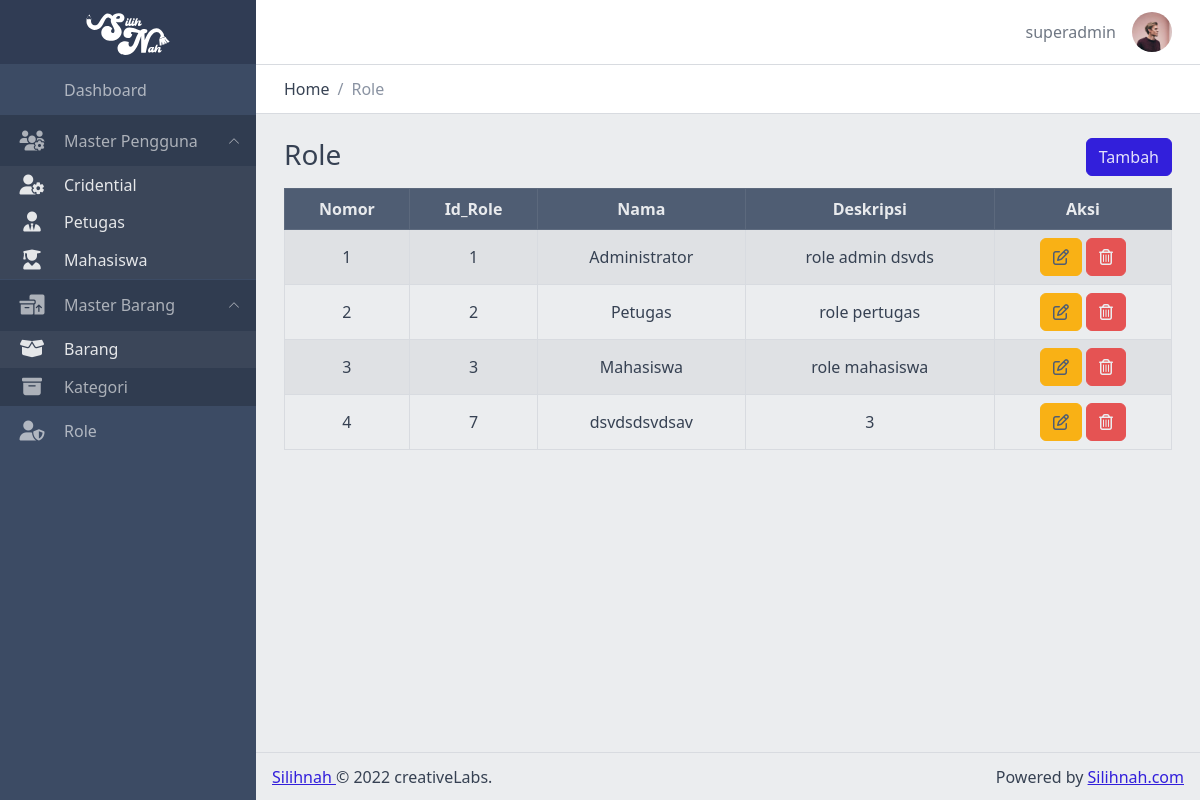
Screenshot of /views/admin/role/ (signed in) with the database file from the repository.
### tables this page shows
CREATE TABLE `role` (
  `id_role` int NOT NULL,
  `nama` varchar(100) NOT NULL,
  `deskripsi` text NOT NULL
);

### functions/connect.php (called while the page is built, shortened)
<?php
class Connect
{
    private $host = 'localhost';
    private $user = 'root';
    private $pass = '';
    private $db = 'silihnah';
    function __construct()
    {
        $this->conn = new mysqli($this->host, $this->user, $this->pass, $this->db);
    }
}

### functions/role.php (called while the page is built, shortened)
<?php
include 'connect.php';
class Role extends Connect
{
    public function getAlldata()
    {
        $query = "SELECT * FROM role";
        $result = mysqli_query($this->conn, $query);
        $data = [];
        while ($row = mysqli_fetch_assoc($result)) {
            $data[] = $row;
        }
        return $data;
    }
}

### views/admin/role/index.php (the view, shortened to what this page needs)
<?php
include '../../../functions/role.php';
$role = new Role();
$data = $role->getAllData();
$title = 'Role';
?>
<?php include('../../templates/header.php'); ?>
<div class="container-fluid">
    <div class="row justify-content-center">
        <div class="col">
            <h3>Role</h3>
        </div>
        <div class="col text-end">
            <button type="button" class="btn btn-primary" data-coreui-toggle="modal" data-coreui-target="#createModal">
                Tambah
            </button>
        </div>
    </div>
</div>
<div class="container-fluid table-responsive">
    <table id="data-table" class="table text-nowrap table-bordered table-striped text-center mt-2 align-middle">
        <thead class="table-dark">
            <tr>
                <th>Nomor</th>
                <th>Id_Role</th>
                <th>Nama</th>
                <th>Deskripsi</th>
                <th>Aksi</th>
            </tr>
        </thead>
        <tbody>
            <?php $no = 1; ?>
            <?php foreach ($data as $row) : ?>
                <tr>
                    <td><?= $no++; ?></td>
                    <td><?= $row['id_role'] ?></td>
                    <td><?= $row['nama'] ?></td>
                    <td><?= $row['deskripsi'] ?></td>
                    <td>
                        <button type="button" class="btn btn-warning text-dark" data-coreui-toggle="modal" data-coreui-target="#editModal<?= $row['id_role'] ?>">
                            <i class="fa-regular fa-pen-to-square"></i>
                        </button>
                        <button type="button" class="btn btn-danger text-light" data-coreui-toggle="modal" data-coreui-target="#deleteModel<?= $row['id_role'] ?>">
                            <i class="fa-regular fa-trash-can"></i>
                        </button>
                    </td>
                </tr>
            <?php endforeach; ?>
        </tbody>
    </table>
</div>
<?php include('../../templates/footer.php'); ?>

### views/templates/header.php (shortened to what this page needs)
<!DOCTYPE html>
<html lang="en">
<head>
    <link rel="stylesheet" href="<?= BASE_URL; ?>/assets/css/vendors/simplebar.css">
    <link rel="stylesheet" href="<?= BASE_URL; ?>/assets/css/style.css">
    <link rel="stylesheet" href="<?= BASE_URL; ?>/assets/css/examples.css">
    <link rel="stylesheet" href="<?= BASE_URL; ?>/assets/css/main.css">
    <link rel="stylesheet" href="<?= BASE_URL; ?>/assets/vendors/simplebar/css/simplebar.css">
    <link rel="stylesheet" href="<?= BASE_URL; ?>/assets/vendors/@coreui/chartjs/css/coreui-chartjs.css">
    <link rel="stylesheet" href="<?= BASE_URL; ?>/assets/fontawesome/css/all.min.css">
    <link rel="stylesheet" href="<?= BASE_URL; ?>/assets/fontawesome/css/regular.min.css">
    <link rel="stylesheet" href="<?= BASE_URL; ?>/assets/fontawesome/css/solid.min.css">
    <link rel="stylesheet" href="<?= BASE_URL; ?>/assets/fontawesome/css/fontawesome.min.css">
    <link rel="stylesheet" href="<?= BASE_URL; ?>/assets/fontawesome/css/brands.min.css">
    <link rel="stylesheet" href="https://cdn.jsdelivr.net/npm/prismjs@1.23.0/themes/prism.css">
</head>
<body>
    <?php include('sidebar.php'); ?>
    <div class="wrapper d-flex flex-column min-vh-100 bg-light">
        <?php include('navbar.php'); ?>
        <div class="body flex-grow-1 px-3">

### views/templates/sidebar.php
<div class="sidebar sidebar-dark sidebar-fixed" id="sidebar">
    <div class="sidebar-brand d-none d-md-flex">
        <img class="sidebar-brand-full" width="118" height="46" src="<?= BASE_URL; ?>/assets/img/silihnah-putih.svg" alt="">
    </div>
    <ul class="sidebar-nav" data-coreui="navigation" data-simplebar="">
        <li class="nav-item">
            <a class="nav-link" href="<?= BASE_URL; ?>">
                <svg class="nav-icon">
                    <use xlink:href="<?= BASE_URL; ?>/assets/vendors/@coreui/icons/svg/free.svg#cil-speedometer"></use>
                </svg> Dashboard
            </a>
        </li>
        <li class="nav-group">
            <a class="nav-link nav-group-toggle" href="#">
                <div class="nav-icon d-flex justify-content-center align-item-center">
                    <i class="fa-solid fa-users-gear"></i>
                </div>
                Master Pengguna
            </a>
            <ul class="nav-group-items compact">
                <li class="nav-item">
                    <a class="nav-link" href="">
                        <div class="nav-icon d-flex justify-content-center align-item-center">
                            <i class="fa-solid fa-user-gear"></i>
                        </div> Cridential
                    </a>
                </li>
                <li class="nav-item">
                    <a class="nav-link" href="">
                        <div class="nav-icon d-flex justify-content-center align-item-center">
                            <i class="fa-solid fa-user-tie"></i>
                        </div> Petugas
                    </a>
                </li>
                <li class="nav-item">
                    <a class="nav-link" href="">
                        <div class="nav-icon d-flex justify-content-center align-item-center">
                            <i class="fa-solid fa-user-graduate"></i>
                        </div> Mahasiswa
                    </a>
                </li>
            </ul>
        </li>
        <li class="nav-group">
            <a class="nav-link nav-group-toggle" href="#">
                <div class="nav-icon d-flex justify-content-center align-item-center">
                    <i class="fa-solid fa-boxes-packing"></i>
                </div>
                Master Barang
            </a>
            <ul class="nav-group-items compact">
                <li class="nav-item">
                    <a class="nav-link" href="">
                        <div class="nav-icon d-flex justify-content-center align-item-center">
                            <i class="fa-solid fa-box-open"></i>
                        </div> Barang
                    </a>
                </li>
                <li class="nav-item">
                    <a class="nav-link" href="<?= BASE_URL; ?>/views/admin/kategori/">
                        <div class="nav-icon d-flex justify-content-center align-item-center">
                            <i class="fa-solid fa-box-archive"></i>
                        </div> Kategori
                    </a>
                </li>
            </ul>
        </li>
        <li class="nav-item">
            <a class="nav-link" href="<?= BASE_URL; ?>/views/admin/role/">
                <div class="nav-icon d-flex justify-content-center align-item-center">
                    <i class="fa-solid fa-user-shield"></i>
                </div>
                Role
            </a>
        </li>
    </ul>
</div>

### views/templates/navbar.php (shortened to what this page needs)
<header class="header header-sticky mb-4">
    <div class="container-fluid">
        <button class="header-toggler px-md-0 me-md-3" type="button" onclick="coreui.Sidebar.getInstance(document.querySelector('#sidebar')).toggle()">
            <svg class="icon icon-lg">
                <use xlink:href="<?= BASE_URL; ?>/assets/vendors/@coreui/icons/svg/free.svg#cil-menu"></use>
            </svg>
        </button>
        <ul class="header-nav ms-3">
            <li class="nav-item">
                <a class="nav-link">
                    <?= $_SESSION['user']['username']; ?>
                </a>
            </li>
            <li class=" nav-item dropdown"><a class="nav-link py-0" data-coreui-toggle="dropdown" href="#" role="button" aria-haspopup="true" aria-expanded="false">
                    <div class="avatar avatar-md"><img class="avatar-img" src="<?= BASE_URL; ?>/assets/img/team-4.jpg" alt="user@email.com"></div>
                </a>
            </li>
        </ul>
    </div>
    <div class="header-divider"></div>
    <div class="container-fluid">
        <nav aria-label="breadcrumb">
            <ol class="breadcrumb my-0 ms-2">
                <li class="breadcrumb-item">
                    <span>Home</span>
                </li>
                <li class="breadcrumb-item active">
                    <span><?= isset($title) ? $title : ''; ?></span>
                </li>
            </ol>
        </nav>
    </div>
</header>

### views/templates/footer.php (shortened to what this page needs)
</div>
<footer class="footer">
    <div><a href="">Silihnah </a>© 2022 creativeLabs.</div>
    <div class="ms-auto">Powered by&nbsp;<a href="">Silihnah.com</a></div>
</footer>
</div>
</body>
</html>

### assets/css/main.css (style rules this page uses)
body { background-color: #e9ecef; }

### rows the page displays
role: id_role "1", nama "Administrator", deskripsi "role admin dsvds"
role: id_role "2", nama "Petugas", deskripsi "role pertugas"
role: id_role "3", nama "Mahasiswa", deskripsi "role mahasiswa"
role: id_role "7", nama "dsvdsdsvdsav", deskripsi "3"

### other values shown
$_SESSION['user']['username'] "superadmin"
$title "Role"
